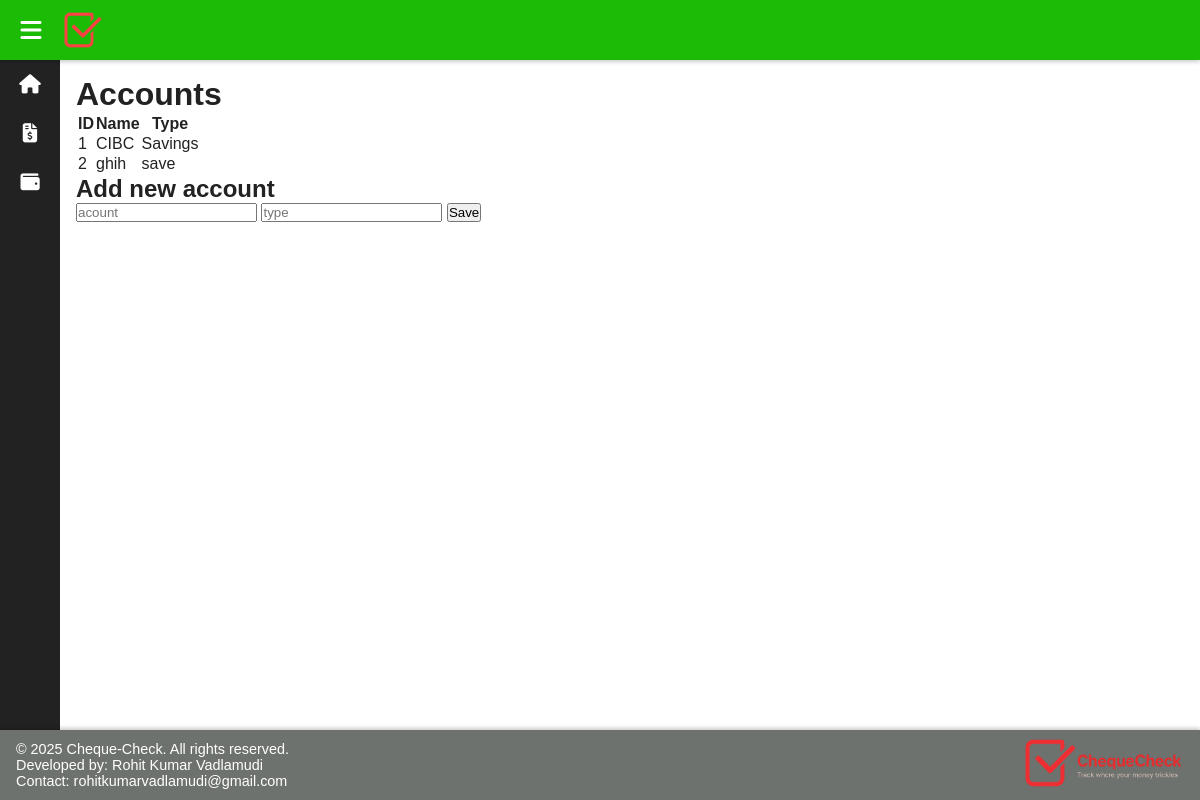
Page /accounts on the earlier database version.
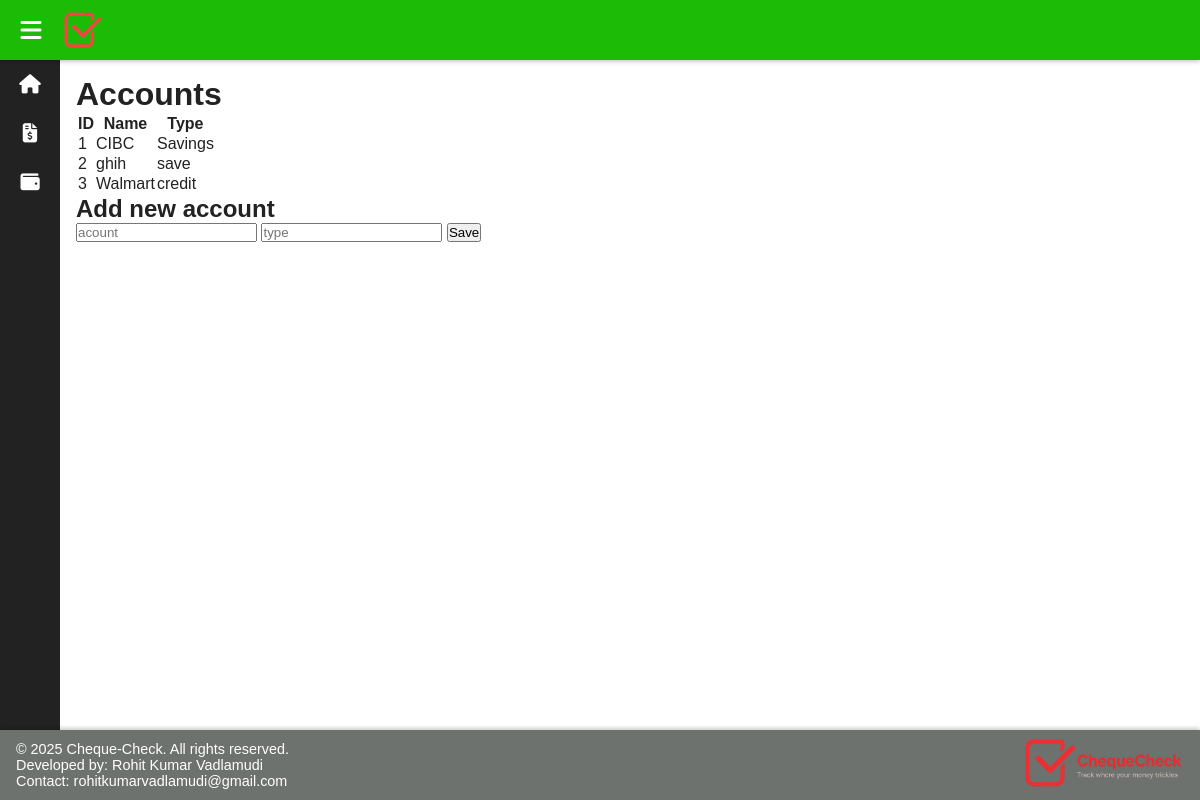
Same page on the later database version.
### tables this page shows
CREATE TABLE accounts(
	id INTEGER PRIMARY KEY AUTOINCREMENT,
	account TEXT NOT NULL,
	type TEXT NOT NULL);

### app.py (the view)
@app.route("/accounts")
def accounts():
	conn=sq.connect("expenses.db")
	cursor=conn.cursor()
	cursor.execute("""SELECT * FROM accounts""")
	accounts=cursor.fetchall()
	conn.commit()
	conn.close()
	return render_template("accounts.html", accounts=accounts)

### templates/accounts.html (shortened to what this page needs)
{% extends "base.html" %}
{% block content %}
		<h1>Accounts</h1>
		<table>
			<tr>
				<th>ID</th>
				<th>Name</th>
				<th>Type</th>
			</tr>
			{% for item in accounts %}
			<tr>
				<td>{{item[0]}}</td>
				<td>{{item[1]}}</td>
				<td>{{item[2]}}</td>
			</tr>
			{% endfor%}
		</table>
		<h2>Add new account</h2>
		<form action="/add-acc" method= "POST">
			<input id=account name="account" type="text" placeholder="acount" required>
			<input id="type" name="type" type="text" placeholder="type" required>
			<button type="submit">Save</button>
		</form>
{% endblock %}

Differences in the rows shown:
added accounts: id "3", account "Walmart", type "credit"
